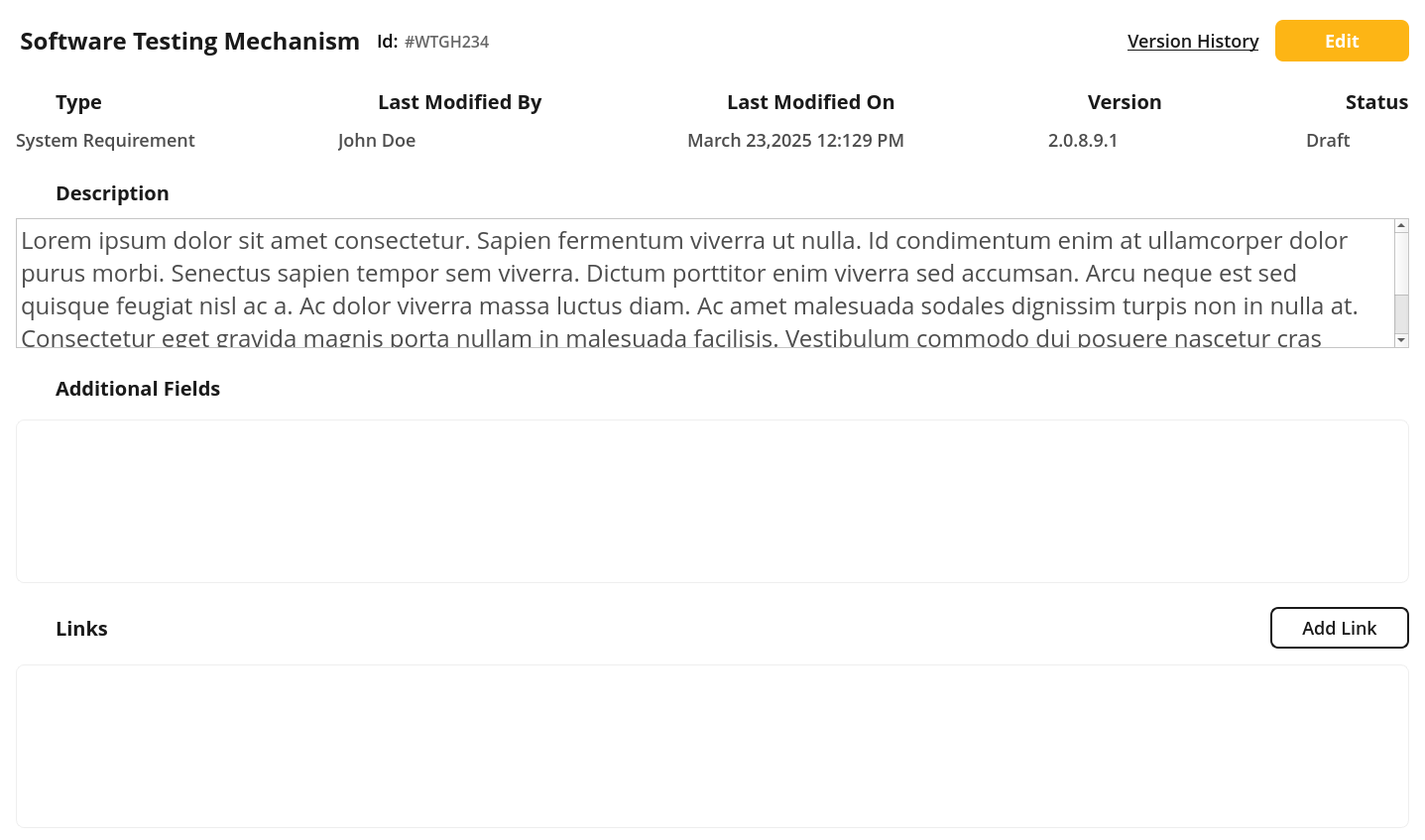
<?xml version="1.0" encoding="UTF-8"?>
<ui version="4.0">
 <class>RecordView</class>
 <widget class="QWidget" name="RecordView">
  <property name="geometry">
   <rect>
    <x>0</x>
    <y>0</y>
    <width>1437</width>
    <height>847</height>
   </rect>
  </property>
  <property name="windowTitle">
   <string>Form</string>
  </property>
  <property name="styleSheet">
   <string notr="true">#RecordView {
	background-color: white;
}

QPushButton {
	background: transparent;
}</string>
  </property>
  <layout class="QVBoxLayout" name="verticalLayout">
   <property name="spacing">
    <number>24</number>
   </property>
   <property name="leftMargin">
    <number>16</number>
   </property>
   <property name="topMargin">
    <number>20</number>
   </property>
   <property name="rightMargin">
    <number>16</number>
   </property>
   <property name="bottomMargin">
    <number>12</number>
   </property>
   <item>
    <widget class="QWidget" name="headerRow" native="true">
     <property name="minimumSize">
      <size>
       <width>0</width>
       <height>42</height>
      </size>
     </property>
     <property name="maximumSize">
      <size>
       <width>16777215</width>
       <height>42</height>
      </size>
     </property>
     <layout class="QHBoxLayout" name="horizontalLayout">
      <property name="spacing">
       <number>12</number>
      </property>
      <property name="leftMargin">
       <number>0</number>
      </property>
      <property name="topMargin">
       <number>0</number>
      </property>
      <property name="rightMargin">
       <number>0</number>
      </property>
      <property name="bottomMargin">
       <number>0</number>
      </property>
      <item>
       <widget class="QPushButton" name="recordTitleButton">
        <property name="maximumSize">
         <size>
          <width>16777215</width>
          <height>34</height>
         </size>
        </property>
        <property name="styleSheet">
         <string notr="true">QPushButton {
	background: transparent;
	color: #1A1A1A;
	font-family: Open Sans;
	font-weight: 600;
	font-size: 24px;
	line-height: 34px;
	letter-spacing: 0%;
}</string>
        </property>
        <property name="text">
         <string>Software Testing Mechanism</string>
        </property>
        <property name="icon">
         <iconset resource="../../../Resources/Resources.qrc">
          <normaloff>:/images/Project/nav-back.svg</normaloff>:/images/Project/nav-back.svg</iconset>
        </property>
        <property name="iconSize">
         <size>
          <width>24</width>
          <height>24</height>
         </size>
        </property>
        <property name="flat">
         <bool>true</bool>
        </property>
       </widget>
      </item>
      <item>
       <widget class="QWidget" name="RecIDPart" native="true">
        <layout class="QHBoxLayout" name="horizontalLayout_2">
         <property name="leftMargin">
          <number>0</number>
         </property>
         <property name="topMargin">
          <number>0</number>
         </property>
         <property name="rightMargin">
          <number>0</number>
         </property>
         <property name="bottomMargin">
          <number>0</number>
         </property>
         <item>
          <widget class="QLabel" name="IdLabel">
           <property name="styleSheet">
            <string notr="true">QLabel {
font-family: Open Sans;
font-weight: 500;
font-size: 18px;
line-height: 26px;
letter-spacing: 0%;
color: black;
}</string>
           </property>
           <property name="text">
            <string>Id:</string>
           </property>
           <property name="textFormat">
            <enum>Qt::TextFormat::AutoText</enum>
           </property>
          </widget>
         </item>
         <item>
          <widget class="QLabel" name="recordIDLabel">
           <property name="styleSheet">
            <string notr="true">QLabel {
font-family: Open Sans;
font-weight: 500;
font-size: 16px;
line-height: 24px;
letter-spacing: 0%;
color: #666666
}</string>
           </property>
           <property name="text">
            <string>#WTGH234</string>
           </property>
          </widget>
         </item>
        </layout>
       </widget>
      </item>
      <item>
       <spacer name="horizontalSpacer">
        <property name="orientation">
         <enum>Qt::Orientation::Horizontal</enum>
        </property>
        <property name="sizeHint" stdset="0">
         <size>
          <width>40</width>
          <height>20</height>
         </size>
        </property>
       </spacer>
      </item>
      <item>
       <widget class="QPushButton" name="versionHistoryButton">
        <property name="styleSheet">
         <string notr="true">QPushButton {
	color: #1A1A1A;
	font-family: Open Sans;
	font-weight: 500;
	font-size: 18px;
	line-height: 26px;
	letter-spacing: 0%;
	text-decoration: underline;
}

QPushButton:hover {
    background-color: #D6ECFF;
}

QPushButton:pressed {
    background-color: #B7DCFF;
    padding-top: 2px;
	padding-left: 2px;
}</string>
        </property>
        <property name="text">
         <string>Version History</string>
        </property>
        <property name="flat">
         <bool>true</bool>
        </property>
       </widget>
      </item>
      <item>
       <widget class="QPushButton" name="editRecordButton">
        <property name="minimumSize">
         <size>
          <width>135</width>
          <height>42</height>
         </size>
        </property>
        <property name="maximumSize">
         <size>
          <width>16777215</width>
          <height>42</height>
         </size>
        </property>
        <property name="styleSheet">
         <string notr="true">QPushButton {
	background: #FDB515;
	border: none;
	border-radius: 8px;
	font-family: Open-Sans;
	font-weight: 500;
	font-size: 18px;
	color: white;
}

QPushButton:hover {
    background-color: #E6A512;
}

QPushButton:pressed {
    background-color: #CC8F0F;
    padding-top: 2px;
	padding-left: 2px;
}</string>
        </property>
        <property name="text">
         <string>Edit</string>
        </property>
        <property name="flat">
         <bool>true</bool>
        </property>
       </widget>
      </item>
     </layout>
    </widget>
   </item>
   <item>
    <widget class="QWidget" name="fieldRow1" native="true">
     <property name="maximumSize">
      <size>
       <width>16777215</width>
       <height>68</height>
      </size>
     </property>
     <layout class="QHBoxLayout" name="horizontalLayout_3">
      <property name="leftMargin">
       <number>0</number>
      </property>
      <property name="topMargin">
       <number>0</number>
      </property>
      <property name="rightMargin">
       <number>0</number>
      </property>
      <property name="bottomMargin">
       <number>0</number>
      </property>
      <item>
       <widget class="QWidget" name="typeGroup" native="true">
        <property name="sizePolicy">
         <sizepolicy hsizetype="Preferred" vsizetype="Maximum">
          <horstretch>0</horstretch>
          <verstretch>0</verstretch>
         </sizepolicy>
        </property>
        <layout class="QVBoxLayout" name="verticalLayout_2">
         <property name="spacing">
          <number>10</number>
         </property>
         <property name="leftMargin">
          <number>0</number>
         </property>
         <property name="topMargin">
          <number>0</number>
         </property>
         <property name="rightMargin">
          <number>0</number>
         </property>
         <property name="bottomMargin">
          <number>0</number>
         </property>
         <item>
          <widget class="QWidget" name="typeHeader" native="true">
           <property name="maximumSize">
            <size>
             <width>16777215</width>
             <height>32</height>
            </size>
           </property>
           <property name="styleSheet">
            <string notr="true">QLabel {
color: #1A1A1A;
font-family: Open Sans;
font-weight: 600;
font-size: 20px;
line-height: 28px;
letter-spacing: 0%;
}</string>
           </property>
           <layout class="QHBoxLayout" name="horizontalLayout_4">
            <property name="spacing">
             <number>8</number>
            </property>
            <property name="leftMargin">
             <number>0</number>
            </property>
            <property name="topMargin">
             <number>0</number>
            </property>
            <property name="rightMargin">
             <number>0</number>
            </property>
            <property name="bottomMargin">
             <number>0</number>
            </property>
            <item>
             <widget class="QWidget" name="typeIcon" native="true">
              <property name="minimumSize">
               <size>
                <width>32</width>
                <height>32</height>
               </size>
              </property>
              <property name="maximumSize">
               <size>
                <width>32</width>
                <height>32</height>
               </size>
              </property>
              <property name="styleSheet">
               <string notr="true">image: url(:/images/Record/type-icon.svg);</string>
              </property>
             </widget>
            </item>
            <item>
             <widget class="QLabel" name="typeTitleLabel">
              <property name="text">
               <string>Type</string>
              </property>
             </widget>
            </item>
           </layout>
          </widget>
         </item>
         <item>
          <widget class="QLabel" name="typeLabel">
           <property name="maximumSize">
            <size>
             <width>16777215</width>
             <height>26</height>
            </size>
           </property>
           <property name="styleSheet">
            <string notr="true">QLabel {
color: #4D4D4D;
font-family: Open Sans;
font-weight: 500;
font-size: 18px;
line-height: 26px;
letter-spacing: 0%;
}</string>
           </property>
           <property name="text">
            <string>System Requirement</string>
           </property>
          </widget>
         </item>
        </layout>
       </widget>
      </item>
      <item>
       <spacer name="horizontalSpacer_2">
        <property name="orientation">
         <enum>Qt::Orientation::Horizontal</enum>
        </property>
        <property name="sizeHint" stdset="0">
         <size>
          <width>40</width>
          <height>20</height>
         </size>
        </property>
       </spacer>
      </item>
      <item>
       <widget class="QWidget" name="lastModByGroup" native="true">
        <property name="sizePolicy">
         <sizepolicy hsizetype="Preferred" vsizetype="Maximum">
          <horstretch>0</horstretch>
          <verstretch>0</verstretch>
         </sizepolicy>
        </property>
        <layout class="QVBoxLayout" name="verticalLayout_3">
         <property name="spacing">
          <number>10</number>
         </property>
         <property name="leftMargin">
          <number>0</number>
         </property>
         <property name="topMargin">
          <number>0</number>
         </property>
         <property name="rightMargin">
          <number>0</number>
         </property>
         <property name="bottomMargin">
          <number>0</number>
         </property>
         <item>
          <widget class="QWidget" name="lastModByHeader" native="true">
           <property name="maximumSize">
            <size>
             <width>16777215</width>
             <height>32</height>
            </size>
           </property>
           <property name="styleSheet">
            <string notr="true">QLabel {
color: #1A1A1A;
font-family: Open Sans;
font-weight: 600;
font-size: 20px;
line-height: 28px;
letter-spacing: 0%;
}</string>
           </property>
           <layout class="QHBoxLayout" name="horizontalLayout_5">
            <property name="spacing">
             <number>8</number>
            </property>
            <property name="leftMargin">
             <number>0</number>
            </property>
            <property name="topMargin">
             <number>0</number>
            </property>
            <property name="rightMargin">
             <number>0</number>
            </property>
            <property name="bottomMargin">
             <number>0</number>
            </property>
            <item>
             <widget class="QWidget" name="lastModByIcon" native="true">
              <property name="minimumSize">
               <size>
                <width>32</width>
                <height>32</height>
               </size>
              </property>
              <property name="maximumSize">
               <size>
                <width>32</width>
                <height>32</height>
               </size>
              </property>
              <property name="styleSheet">
               <string notr="true">image: url(:/images/Record/modified-by-icon.svg);</string>
              </property>
             </widget>
            </item>
            <item>
             <widget class="QLabel" name="lastModByTitle">
              <property name="text">
               <string>Last Modified By</string>
              </property>
             </widget>
            </item>
           </layout>
          </widget>
         </item>
         <item>
          <widget class="QLabel" name="lastModByLabel">
           <property name="styleSheet">
            <string notr="true">QLabel {
color: #4D4D4D;
font-family: Open Sans;
font-weight: 500;
font-size: 18px;
line-height: 26px;
letter-spacing: 0%;
}</string>
           </property>
           <property name="text">
            <string>John Doe</string>
           </property>
          </widget>
         </item>
        </layout>
       </widget>
      </item>
      <item>
       <spacer name="horizontalSpacer_3">
        <property name="orientation">
         <enum>Qt::Orientation::Horizontal</enum>
        </property>
        <property name="sizeHint" stdset="0">
         <size>
          <width>40</width>
          <height>20</height>
         </size>
        </property>
       </spacer>
      </item>
      <item>
       <widget class="QWidget" name="lastModOnGroup" native="true">
        <property name="sizePolicy">
         <sizepolicy hsizetype="Preferred" vsizetype="Maximum">
          <horstretch>0</horstretch>
          <verstretch>0</verstretch>
         </sizepolicy>
        </property>
        <layout class="QVBoxLayout" name="verticalLayout_4">
         <property name="spacing">
          <number>10</number>
         </property>
         <property name="leftMargin">
          <number>0</number>
         </property>
         <property name="topMargin">
          <number>0</number>
         </property>
         <property name="rightMargin">
          <number>0</number>
         </property>
         <property name="bottomMargin">
          <number>0</number>
         </property>
         <item>
          <widget class="QWidget" name="lastModOnHeader" native="true">
           <property name="maximumSize">
            <size>
             <width>16777215</width>
             <height>32</height>
            </size>
           </property>
           <property name="styleSheet">
            <string notr="true">QLabel {
color: #1A1A1A;
font-family: Open Sans;
font-weight: 600;
font-size: 20px;
line-height: 28px;
letter-spacing: 0%;
}</string>
           </property>
           <layout class="QHBoxLayout" name="horizontalLayout_6">
            <property name="spacing">
             <number>8</number>
            </property>
            <property name="leftMargin">
             <number>0</number>
            </property>
            <property name="topMargin">
             <number>0</number>
            </property>
            <property name="rightMargin">
             <number>0</number>
            </property>
            <property name="bottomMargin">
             <number>0</number>
            </property>
            <item>
             <widget class="QWidget" name="lastModOnIcon" native="true">
              <property name="minimumSize">
               <size>
                <width>32</width>
                <height>32</height>
               </size>
              </property>
              <property name="maximumSize">
               <size>
                <width>32</width>
                <height>32</height>
               </size>
              </property>
              <property name="styleSheet">
               <string notr="true">image: url(:/images/Record/modified-on-icon.svg);</string>
              </property>
             </widget>
            </item>
            <item>
             <widget class="QLabel" name="lastModOnTitle">
              <property name="text">
               <string>Last Modified On</string>
              </property>
             </widget>
            </item>
           </layout>
          </widget>
         </item>
         <item>
          <widget class="QLabel" name="lastModOnLabel">
           <property name="styleSheet">
            <string notr="true">QLabel {
color: #4D4D4D;
font-family: Open Sans;
font-weight: 500;
font-size: 18px;
line-height: 26px;
letter-spacing: 0%;
}</string>
           </property>
           <property name="text">
            <string>March 23,2025 12:129 PM</string>
           </property>
          </widget>
         </item>
        </layout>
       </widget>
      </item>
      <item>
       <spacer name="horizontalSpacer_4">
        <property name="orientation">
         <enum>Qt::Orientation::Horizontal</enum>
        </property>
        <property name="sizeHint" stdset="0">
         <size>
          <width>40</width>
          <height>20</height>
         </size>
        </property>
       </spacer>
      </item>
      <item>
       <widget class="QWidget" name="versionGroup" native="true">
        <property name="sizePolicy">
         <sizepolicy hsizetype="Preferred" vsizetype="Maximum">
          <horstretch>0</horstretch>
          <verstretch>0</verstretch>
         </sizepolicy>
        </property>
        <layout class="QVBoxLayout" name="verticalLayout_5">
         <property name="spacing">
          <number>10</number>
         </property>
         <property name="leftMargin">
          <number>0</number>
         </property>
         <property name="topMargin">
          <number>0</number>
         </property>
         <property name="rightMargin">
          <number>0</number>
         </property>
         <property name="bottomMargin">
          <number>0</number>
         </property>
         <item>
          <widget class="QWidget" name="versionHeader" native="true">
           <property name="maximumSize">
            <size>
             <width>16777215</width>
             <height>32</height>
            </size>
           </property>
           <property name="styleSheet">
            <string notr="true">QLabel {
color: #1A1A1A;
font-family: Open Sans;
font-weight: 600;
font-size: 20px;
line-height: 28px;
letter-spacing: 0%;
}</string>
           </property>
           <layout class="QHBoxLayout" name="horizontalLayout_7">
            <property name="spacing">
             <number>8</number>
            </property>
            <property name="leftMargin">
             <number>0</number>
            </property>
            <property name="topMargin">
             <number>0</number>
            </property>
            <property name="rightMargin">
             <number>0</number>
            </property>
            <property name="bottomMargin">
             <number>0</number>
            </property>
            <item>
             <widget class="QWidget" name="versionIcon" native="true">
              <property name="minimumSize">
               <size>
                <width>32</width>
                <height>32</height>
               </size>
              </property>
              <property name="maximumSize">
               <size>
                <width>32</width>
                <height>32</height>
               </size>
              </property>
              <property name="styleSheet">
               <string notr="true">image: url(:/images/Record/version-icon.svg);</string>
              </property>
             </widget>
            </item>
            <item>
             <widget class="QLabel" name="versionTitle">
              <property name="text">
               <string>Version</string>
              </property>
             </widget>
            </item>
           </layout>
          </widget>
         </item>
         <item>
          <widget class="QLabel" name="versionLabel">
           <property name="styleSheet">
            <string notr="true">QLabel {
color: #4D4D4D;
font-family: Open Sans;
font-weight: 500;
font-size: 18px;
line-height: 26px;
letter-spacing: 0%;
}</string>
           </property>
           <property name="text">
            <string>2.0.8.9.1</string>
           </property>
          </widget>
         </item>
        </layout>
       </widget>
      </item>
      <item>
       <spacer name="horizontalSpacer_5">
        <property name="orientation">
         <enum>Qt::Orientation::Horizontal</enum>
        </property>
        <property name="sizeHint" stdset="0">
         <size>
          <width>40</width>
          <height>20</height>
         </size>
        </property>
       </spacer>
      </item>
      <item>
       <widget class="QWidget" name="statusGroup" native="true">
        <property name="sizePolicy">
         <sizepolicy hsizetype="Preferred" vsizetype="Maximum">
          <horstretch>0</horstretch>
          <verstretch>0</verstretch>
         </sizepolicy>
        </property>
        <layout class="QVBoxLayout" name="verticalLayout_6">
         <property name="spacing">
          <number>10</number>
         </property>
         <property name="leftMargin">
          <number>0</number>
         </property>
         <property name="topMargin">
          <number>0</number>
         </property>
         <property name="rightMargin">
          <number>0</number>
         </property>
         <property name="bottomMargin">
          <number>0</number>
         </property>
         <item>
          <widget class="QWidget" name="statusHeader" native="true">
           <property name="maximumSize">
            <size>
             <width>16777215</width>
             <height>32</height>
            </size>
           </property>
           <property name="styleSheet">
            <string notr="true">QLabel {
color: #1A1A1A;
font-family: Open Sans;
font-weight: 600;
font-size: 20px;
line-height: 28px;
letter-spacing: 0%;
}</string>
           </property>
           <layout class="QHBoxLayout" name="horizontalLayout_8">
            <property name="spacing">
             <number>8</number>
            </property>
            <property name="leftMargin">
             <number>0</number>
            </property>
            <property name="topMargin">
             <number>0</number>
            </property>
            <property name="rightMargin">
             <number>0</number>
            </property>
            <property name="bottomMargin">
             <number>0</number>
            </property>
            <item>
             <widget class="QWidget" name="statusIcon" native="true">
              <property name="minimumSize">
               <size>
                <width>32</width>
                <height>32</height>
               </size>
              </property>
              <property name="maximumSize">
               <size>
                <width>32</width>
                <height>32</height>
               </size>
              </property>
              <property name="styleSheet">
               <string notr="true">image: url(:/images/Record/version-icon.svg);</string>
              </property>
             </widget>
            </item>
            <item>
             <widget class="QLabel" name="statusTitle">
              <property name="text">
               <string>Status</string>
              </property>
             </widget>
            </item>
           </layout>
          </widget>
         </item>
         <item>
          <widget class="QLabel" name="statusLabel">
           <property name="styleSheet">
            <string notr="true">QLabel {
color: #4D4D4D;
font-family: Open Sans;
font-weight: 500;
font-size: 18px;
line-height: 26px;
letter-spacing: 0%;
}</string>
           </property>
           <property name="text">
            <string>Draft</string>
           </property>
          </widget>
         </item>
        </layout>
       </widget>
      </item>
     </layout>
    </widget>
   </item>
   <item>
    <widget class="QWidget" name="fieldRow2" native="true">
     <property name="minimumSize">
      <size>
       <width>0</width>
       <height>172</height>
      </size>
     </property>
     <property name="maximumSize">
      <size>
       <width>16777215</width>
       <height>200</height>
      </size>
     </property>
     <layout class="QVBoxLayout" name="verticalLayout_7">
      <property name="spacing">
       <number>10</number>
      </property>
      <property name="leftMargin">
       <number>0</number>
      </property>
      <property name="topMargin">
       <number>0</number>
      </property>
      <property name="rightMargin">
       <number>0</number>
      </property>
      <property name="bottomMargin">
       <number>0</number>
      </property>
      <item>
       <widget class="QWidget" name="widget_24" native="true">
        <property name="minimumSize">
         <size>
          <width>0</width>
          <height>32</height>
         </size>
        </property>
        <layout class="QHBoxLayout" name="horizontalLayout_11">
         <property name="spacing">
          <number>8</number>
         </property>
         <property name="leftMargin">
          <number>0</number>
         </property>
         <property name="topMargin">
          <number>0</number>
         </property>
         <property name="rightMargin">
          <number>0</number>
         </property>
         <property name="bottomMargin">
          <number>0</number>
         </property>
         <item>
          <widget class="QWidget" name="widget_25" native="true">
           <property name="sizePolicy">
            <sizepolicy hsizetype="Fixed" vsizetype="Fixed">
             <horstretch>0</horstretch>
             <verstretch>0</verstretch>
            </sizepolicy>
           </property>
           <property name="minimumSize">
            <size>
             <width>32</width>
             <height>32</height>
            </size>
           </property>
           <property name="maximumSize">
            <size>
             <width>32</width>
             <height>32</height>
            </size>
           </property>
           <property name="styleSheet">
            <string notr="true">image: url(:/images/Record/desc-icon.svg);</string>
           </property>
          </widget>
         </item>
         <item>
          <widget class="QLabel" name="label_13">
           <property name="styleSheet">
            <string notr="true">QLabel {
color: #1A1A1A;
font-family: Open Sans;
font-weight: 600;
font-size: 20px;
line-height: 28px;
letter-spacing: 0%;
}</string>
           </property>
           <property name="text">
            <string>Description</string>
           </property>
          </widget>
         </item>
        </layout>
       </widget>
      </item>
      <item>
       <widget class="QTextBrowser" name="descTextBrowser">
        <property name="styleSheet">
         <string notr="true">QTextBrowser {
font-family: Open Sans;
font-weight: 500;
font-size: 18px;
line-height: 26px;
letter-spacing: 0%;
color: #4D4D4D;
background-color: rgb(255, 255, 255);
}

QScrollBar {
    background: transparent;
}

QScrollBar:vertical {
    width: 6px;
    background: transparent;
}
QScrollBar::handle:vertical {
    background: #4B286D;
    border-radius: 3px;
}
QScrollBar::add-line:vertical,
QScrollBar::sub-line:vertical {
    height: 0;
}</string>
        </property>
        <property name="html">
         <string>&lt;!DOCTYPE HTML PUBLIC &quot;-//W3C//DTD HTML 4.0//EN&quot; &quot;http://www.w3.org/TR/REC-html40/strict.dtd&quot;&gt;
&lt;html&gt;&lt;head&gt;&lt;meta name=&quot;qrichtext&quot; content=&quot;1&quot; /&gt;&lt;meta charset=&quot;utf-8&quot; /&gt;&lt;style type=&quot;text/css&quot;&gt;
p, li { white-space: pre-wrap; }
hr { height: 1px; border-width: 0; }
li.unchecked::marker { content: &quot;\2610&quot;; }
li.checked::marker { content: &quot;\2612&quot;; }
&lt;/style&gt;&lt;/head&gt;&lt;body style=&quot; font-family:'Open Sans'; font-size:18px; font-weight:500; font-style:normal;&quot;&gt;
&lt;p style=&quot; margin-top:0px; margin-bottom:0px; margin-left:0px; margin-right:0px; -qt-block-indent:0; text-indent:0px;&quot;&gt;&lt;span style=&quot; font-family:'Segoe UI'; font-size:18pt; font-weight:400;&quot;&gt;Lorem ipsum dolor sit amet consectetur. Sapien fermentum viverra ut nulla. Id condimentum enim at ullamcorper dolor purus morbi. Senectus sapien tempor sem viverra. Dictum porttitor enim viverra sed accumsan. Arcu neque est sed quisque feugiat nisl ac a. Ac dolor viverra massa luctus diam. Ac amet malesuada sodales dignissim turpis non in nulla at. Consectetur eget gravida magnis porta nullam in malesuada facilisis. Vestibulum commodo dui posuere nascetur cras neque sed. Vestibulum pellentesque est nulla pretium in tempus sed platea. Nam imperdiet vitae turpis in cras. Pretium integer feugiat a at risus. Nec sollicitudin suspendisse tellus See more&lt;/span&gt;&lt;/p&gt;&lt;/body&gt;&lt;/html&gt;</string>
        </property>
       </widget>
      </item>
     </layout>
    </widget>
   </item>
   <item>
    <widget class="QWidget" name="fieldRow3" native="true">
     <layout class="QVBoxLayout" name="verticalLayout_9">
      <property name="spacing">
       <number>16</number>
      </property>
      <property name="leftMargin">
       <number>0</number>
      </property>
      <property name="topMargin">
       <number>0</number>
      </property>
      <property name="rightMargin">
       <number>0</number>
      </property>
      <property name="bottomMargin">
       <number>0</number>
      </property>
      <item>
       <widget class="QWidget" name="additionalHeaderRow" native="true">
        <property name="minimumSize">
         <size>
          <width>0</width>
          <height>32</height>
         </size>
        </property>
        <layout class="QHBoxLayout" name="horizontalLayout_9">
         <property name="spacing">
          <number>8</number>
         </property>
         <property name="leftMargin">
          <number>0</number>
         </property>
         <property name="topMargin">
          <number>0</number>
         </property>
         <property name="rightMargin">
          <number>0</number>
         </property>
         <property name="bottomMargin">
          <number>0</number>
         </property>
         <item>
          <widget class="QWidget" name="addIcon" native="true">
           <property name="sizePolicy">
            <sizepolicy hsizetype="Fixed" vsizetype="Fixed">
             <horstretch>0</horstretch>
             <verstretch>0</verstretch>
            </sizepolicy>
           </property>
           <property name="minimumSize">
            <size>
             <width>32</width>
             <height>32</height>
            </size>
           </property>
           <property name="maximumSize">
            <size>
             <width>32</width>
             <height>32</height>
            </size>
           </property>
           <property name="styleSheet">
            <string notr="true">image: url(:/images/Record/additional-fields-icon.svg);</string>
           </property>
          </widget>
         </item>
         <item>
          <widget class="QLabel" name="additionalTitle">
           <property name="styleSheet">
            <string notr="true">QLabel {
color: #1A1A1A;
font-family: Open Sans;
font-weight: 600;
font-size: 20px;
line-height: 28px;
letter-spacing: 0%;
}</string>
           </property>
           <property name="text">
            <string>Additional Fields</string>
           </property>
          </widget>
         </item>
        </layout>
       </widget>
      </item>
      <item>
       <widget class="QTableView" name="additionalFieldsTableView">
        <property name="styleSheet">
         <string notr="true">QTableView {
	color: #4D4D4D;
    border: 1px solid #eee;
    border-radius: 8px;
    background-color: white;
	font-family: Open Sans;
	font-weight: 500;
	font-size: 16px;
	line-height: 24px;
	letter-spacing: 0%;
}

QHeaderView::section {
	font-family: Open Sans;
	font-weight: 600;
	font-size: 16px;
	line-height: 24px;
	letter-spacing: 0%;
    background-color: #fafafa;
    padding: 8px;
    border: none;
    font-weight: 600;
    color: #333;
}

QTableView::item {
    padding: 12px;
    border-bottom: 1px solid #f1f1f1;
}

QTableView::item:selected {
    background-color: transparent;
}

QScrollBar {
    background: transparent;
}

QScrollBar:vertical {
    width: 6px;
    background: transparent;
}
QScrollBar::handle:vertical {
    background: #4B286D;
    border-radius: 3px;
}
QScrollBar::add-line:vertical,
QScrollBar::sub-line:vertical {
    height: 0;
}</string>
        </property>
        <property name="verticalScrollMode">
         <enum>QAbstractItemView::ScrollMode::ScrollPerPixel</enum>
        </property>
       </widget>
      </item>
     </layout>
    </widget>
   </item>
   <item>
    <widget class="QWidget" name="fieldRow4" native="true">
     <layout class="QVBoxLayout" name="verticalLayout_8">
      <property name="spacing">
       <number>16</number>
      </property>
      <property name="leftMargin">
       <number>0</number>
      </property>
      <property name="topMargin">
       <number>0</number>
      </property>
      <property name="rightMargin">
       <number>0</number>
      </property>
      <property name="bottomMargin">
       <number>0</number>
      </property>
      <item>
       <widget class="QWidget" name="linksHeaderRow" native="true">
        <property name="minimumSize">
         <size>
          <width>0</width>
          <height>42</height>
         </size>
        </property>
        <property name="maximumSize">
         <size>
          <width>16777215</width>
          <height>42</height>
         </size>
        </property>
        <layout class="QHBoxLayout" name="horizontalLayout_10">
         <property name="spacing">
          <number>8</number>
         </property>
         <property name="leftMargin">
          <number>0</number>
         </property>
         <property name="topMargin">
          <number>0</number>
         </property>
         <property name="rightMargin">
          <number>0</number>
         </property>
         <property name="bottomMargin">
          <number>0</number>
         </property>
         <item>
          <widget class="QWidget" name="linksIcon" native="true">
           <property name="sizePolicy">
            <sizepolicy hsizetype="Fixed" vsizetype="Fixed">
             <horstretch>0</horstretch>
             <verstretch>0</verstretch>
            </sizepolicy>
           </property>
           <property name="minimumSize">
            <size>
             <width>32</width>
             <height>32</height>
            </size>
           </property>
           <property name="maximumSize">
            <size>
             <width>32</width>
             <height>32</height>
            </size>
           </property>
           <property name="styleSheet">
            <string notr="true">image: url(:/images/Record/links-icon.svg);</string>
           </property>
          </widget>
         </item>
         <item>
          <widget class="QLabel" name="linksTitleLabel">
           <property name="styleSheet">
            <string notr="true">QLabel {
color: #1A1A1A;
font-family: Open Sans;
font-weight: 600;
font-size: 20px;
line-height: 28px;
letter-spacing: 0%;
}</string>
           </property>
           <property name="text">
            <string>Links</string>
           </property>
          </widget>
         </item>
         <item>
          <widget class="QPushButton" name="addLinkButton">
           <property name="minimumSize">
            <size>
             <width>140</width>
             <height>42</height>
            </size>
           </property>
           <property name="maximumSize">
            <size>
             <width>140</width>
             <height>42</height>
            </size>
           </property>
           <property name="styleSheet">
            <string notr="true">QPushButton {
	font-family: Open Sans;
	font-weight: 500;
	font-size: 18px;
	line-height: 24px;
	letter-spacing: 0%;
	color: #1A1A1A;
	border-radius: 8px;
	border: 1.5px solid #1A1A1A;
}

QPushButton:hover {
    background-color: #D6ECFF;
}

QPushButton:pressed {
    background-color: #B7DCFF;
    padding-top: 2px;
	padding-left: 2px;
}
</string>
           </property>
           <property name="text">
            <string>Add Link</string>
           </property>
           <property name="icon">
            <iconset resource="../../../Resources/Resources.qrc">
             <normaloff>:/images/Record/plus-icon.svg</normaloff>:/images/Record/plus-icon.svg</iconset>
           </property>
           <property name="iconSize">
            <size>
             <width>20</width>
             <height>20</height>
            </size>
           </property>
           <property name="flat">
            <bool>true</bool>
           </property>
          </widget>
         </item>
        </layout>
       </widget>
      </item>
      <item>
       <widget class="QTableView" name="linksTableView">
        <property name="mouseTracking">
         <bool>true</bool>
        </property>
        <property name="styleSheet">
         <string notr="true">QTableView {
	color: #4D4D4D;
    border: 1px solid #eee;
    border-radius: 8px;
    background-color: white;
	font-family: Open Sans;
	font-weight: 500;
	font-size: 16px;
	line-height: 24px;
	letter-spacing: 0%;
}

QHeaderView::section {
	font-family: Open Sans;
	font-weight: 600;
	font-size: 16px;
	line-height: 24px;
	letter-spacing: 0%;
    background-color: #fafafa;
    padding: 8px;
    border: none;
    font-weight: 600;
    color: #333;
}

QTableView::item {
    padding: 12px;
    border-bottom: 1px solid #f1f1f1;
}

QTableView::item:selected {
    background-color: transparent;
}

QScrollBar {
    background: transparent;
}

QScrollBar:vertical {
    width: 6px;
    background: transparent;
}
QScrollBar::handle:vertical {
    background: #4B286D;
    border-radius: 3px;
}
QScrollBar::add-line:vertical,
QScrollBar::sub-line:vertical {
    height: 0;
}</string>
        </property>
        <property name="verticalScrollMode">
         <enum>QAbstractItemView::ScrollMode::ScrollPerPixel</enum>
        </property>
       </widget>
      </item>
     </layout>
    </widget>
   </item>
  </layout>
 </widget>
 <resources>
  <include location="../../../Resources/Resources.qrc"/>
 </resources>
 <connections>
  <connection>
   <sender>versionHistoryButton</sender>
   <signal>clicked()</signal>
   <receiver>RecordView</receiver>
   <slot>onVersionHistoryButtonClicked()</slot>
   <hints>
    <hint type="sourcelabel">
     <x>1203</x>
     <y>40</y>
    </hint>
    <hint type="destinationlabel">
     <x>718</x>
     <y>423</y>
    </hint>
   </hints>
  </connection>
  <connection>
   <sender>editRecordButton</sender>
   <signal>clicked()</signal>
   <receiver>RecordView</receiver>
   <slot>onEditRecordButtonClicked()</slot>
   <hints>
    <hint type="sourcelabel">
     <x>1353</x>
     <y>40</y>
    </hint>
    <hint type="destinationlabel">
     <x>718</x>
     <y>423</y>
    </hint>
   </hints>
  </connection>
  <connection>
   <sender>addLinkButton</sender>
   <signal>clicked()</signal>
   <receiver>RecordView</receiver>
   <slot>onAddLinkButtonClicked()</slot>
   <hints>
    <hint type="sourcelabel">
     <x>1350</x>
     <y>631</y>
    </hint>
    <hint type="destinationlabel">
     <x>718</x>
     <y>423</y>
    </hint>
   </hints>
  </connection>
 </connections>
 <slots>
  <slot>onVersionHistoryButtonClicked()</slot>
  <slot>onRecordLinkButtonClicked()</slot>
  <slot>onEditRecordButtonClicked()</slot>
  <slot>onAddLinkButtonClicked()</slot>
  <slot>onMouseHoverLinkTableItem(QModelIndex)</slot>
 </slots>
</ui>
